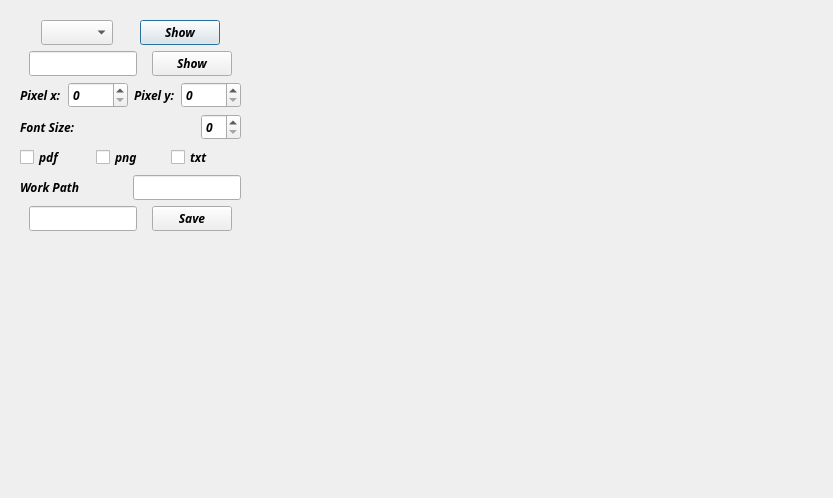
<?xml version="1.0" encoding="UTF-8"?>
<ui version="4.0">
 <class>FrameEchelle</class>
 <widget class="QDialog" name="FrameEchelle">
  <property name="geometry">
   <rect>
    <x>0</x>
    <y>0</y>
    <width>833</width>
    <height>498</height>
   </rect>
  </property>
  <property name="font">
   <font>
    <family>Ubuntu Mono</family>
    <weight>75</weight>
    <italic>true</italic>
    <bold>true</bold>
   </font>
  </property>
  <property name="windowTitle">
   <string>Dialog</string>
  </property>
  <layout class="QGridLayout" name="gridLayout">
   <item row="0" column="0">
    <widget class="QScrollArea" name="scrollArea">
     <property name="frameShape">
      <enum>QFrame::NoFrame</enum>
     </property>
     <property name="widgetResizable">
      <bool>true</bool>
     </property>
     <widget class="QWidget" name="scrollAreaWidgetContents">
      <property name="geometry">
       <rect>
        <x>0</x>
        <y>0</y>
        <width>900</width>
        <height>455</height>
       </rect>
      </property>
      <layout class="QHBoxLayout" name="horizontalLayout_6">
       <item>
        <layout class="QVBoxLayout" name="verticalLayout">
         <item>
          <layout class="QHBoxLayout" name="horizontalLayout_3">
           <item>
            <widget class="QComboBox" name="comboBox">
             <property name="sizePolicy">
              <sizepolicy hsizetype="Maximum" vsizetype="Fixed">
               <horstretch>0</horstretch>
               <verstretch>0</verstretch>
              </sizepolicy>
             </property>
            </widget>
           </item>
           <item>
            <widget class="QPushButton" name="pushButton_2">
             <property name="sizePolicy">
              <sizepolicy hsizetype="Maximum" vsizetype="Fixed">
               <horstretch>0</horstretch>
               <verstretch>0</verstretch>
              </sizepolicy>
             </property>
             <property name="text">
              <string>Show</string>
             </property>
            </widget>
           </item>
          </layout>
         </item>
         <item>
          <layout class="QHBoxLayout" name="horizontalLayout_5">
           <item>
            <widget class="QLineEdit" name="lineEdit_2">
             <property name="sizePolicy">
              <sizepolicy hsizetype="Maximum" vsizetype="Fixed">
               <horstretch>0</horstretch>
               <verstretch>0</verstretch>
              </sizepolicy>
             </property>
            </widget>
           </item>
           <item>
            <widget class="QPushButton" name="pushButton_4">
             <property name="sizePolicy">
              <sizepolicy hsizetype="Maximum" vsizetype="Fixed">
               <horstretch>0</horstretch>
               <verstretch>0</verstretch>
              </sizepolicy>
             </property>
             <property name="text">
              <string>Show</string>
             </property>
            </widget>
           </item>
          </layout>
         </item>
         <item>
          <layout class="QHBoxLayout" name="horizontalLayout">
           <item>
            <widget class="QLabel" name="label">
             <property name="text">
              <string>Pixel x:</string>
             </property>
            </widget>
           </item>
           <item>
            <widget class="QSpinBox" name="spinBox">
             <property name="sizePolicy">
              <sizepolicy hsizetype="Maximum" vsizetype="Fixed">
               <horstretch>0</horstretch>
               <verstretch>0</verstretch>
              </sizepolicy>
             </property>
             <property name="maximum">
              <number>99999</number>
             </property>
            </widget>
           </item>
           <item>
            <widget class="QLabel" name="label_2">
             <property name="text">
              <string>Pixel y:</string>
             </property>
            </widget>
           </item>
           <item>
            <widget class="QSpinBox" name="spinBox_2">
             <property name="sizePolicy">
              <sizepolicy hsizetype="Maximum" vsizetype="Fixed">
               <horstretch>0</horstretch>
               <verstretch>0</verstretch>
              </sizepolicy>
             </property>
             <property name="maximum">
              <number>99999</number>
             </property>
            </widget>
           </item>
          </layout>
         </item>
         <item>
          <layout class="QHBoxLayout" name="horizontalLayout_7">
           <item>
            <widget class="QLabel" name="label_3">
             <property name="text">
              <string>Font Size:</string>
             </property>
            </widget>
           </item>
           <item>
            <widget class="QSpinBox" name="spinBox_3">
             <property name="sizePolicy">
              <sizepolicy hsizetype="Maximum" vsizetype="Fixed">
               <horstretch>0</horstretch>
               <verstretch>0</verstretch>
              </sizepolicy>
             </property>
            </widget>
           </item>
          </layout>
         </item>
         <item>
          <layout class="QHBoxLayout" name="horizontalLayout_4">
           <item>
            <widget class="QCheckBox" name="checkBox">
             <property name="text">
              <string>pdf</string>
             </property>
            </widget>
           </item>
           <item>
            <widget class="QCheckBox" name="checkBox_2">
             <property name="text">
              <string>png</string>
             </property>
            </widget>
           </item>
           <item>
            <widget class="QCheckBox" name="checkBox_3">
             <property name="text">
              <string>txt</string>
             </property>
            </widget>
           </item>
          </layout>
         </item>
         <item>
          <layout class="QHBoxLayout" name="horizontalLayout_8">
           <item>
            <widget class="QLabel" name="label_4">
             <property name="text">
              <string>Work Path</string>
             </property>
            </widget>
           </item>
           <item>
            <widget class="QLineEdit" name="lineEdit_3">
             <property name="sizePolicy">
              <sizepolicy hsizetype="Preferred" vsizetype="Fixed">
               <horstretch>0</horstretch>
               <verstretch>0</verstretch>
              </sizepolicy>
             </property>
            </widget>
           </item>
          </layout>
         </item>
         <item>
          <layout class="QHBoxLayout" name="horizontalLayout_2">
           <item>
            <widget class="QLineEdit" name="lineEdit">
             <property name="sizePolicy">
              <sizepolicy hsizetype="Maximum" vsizetype="Fixed">
               <horstretch>0</horstretch>
               <verstretch>0</verstretch>
              </sizepolicy>
             </property>
            </widget>
           </item>
           <item>
            <widget class="QPushButton" name="pushButton_3">
             <property name="sizePolicy">
              <sizepolicy hsizetype="Maximum" vsizetype="Fixed">
               <horstretch>0</horstretch>
               <verstretch>0</verstretch>
              </sizepolicy>
             </property>
             <property name="text">
              <string>Save</string>
             </property>
            </widget>
           </item>
          </layout>
         </item>
         <item>
          <spacer name="verticalSpacer">
           <property name="orientation">
            <enum>Qt::Vertical</enum>
           </property>
           <property name="sizeHint" stdset="0">
            <size>
             <width>20</width>
             <height>40</height>
            </size>
           </property>
          </spacer>
         </item>
        </layout>
       </item>
       <item>
        <widget class="QCustomPlot" name="customPlot" native="true">
         <property name="sizePolicy">
          <sizepolicy hsizetype="MinimumExpanding" vsizetype="MinimumExpanding">
           <horstretch>0</horstretch>
           <verstretch>0</verstretch>
          </sizepolicy>
         </property>
         <property name="minimumSize">
          <size>
           <width>500</width>
           <height>300</height>
          </size>
         </property>
        </widget>
       </item>
      </layout>
     </widget>
    </widget>
   </item>
  </layout>
 </widget>
 <customwidgets>
  <customwidget>
   <class>QCustomPlot</class>
   <extends>QWidget</extends>
   <header>qcustomplot.h</header>
   <container>1</container>
  </customwidget>
 </customwidgets>
 <resources/>
 <connections/>
</ui>
